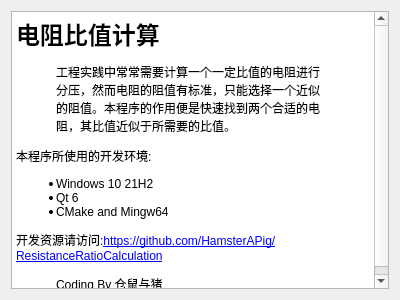
<?xml version="1.0" encoding="UTF-8"?>
<ui version="4.0">
 <class>About</class>
 <widget class="QDialog" name="About">
  <property name="geometry">
   <rect>
    <x>0</x>
    <y>0</y>
    <width>400</width>
    <height>300</height>
   </rect>
  </property>
  <property name="windowTitle">
   <string>关于</string>
  </property>
  <layout class="QGridLayout" name="gridLayout">
   <item row="0" column="0">
    <widget class="QTextEdit" name="textEdit">
     <property name="enabled">
      <bool>true</bool>
     </property>
     <property name="html">
      <string>&lt;!DOCTYPE HTML PUBLIC &quot;-//W3C//DTD HTML 4.0//EN&quot; &quot;http://www.w3.org/TR/REC-html40/strict.dtd&quot;&gt;
&lt;html&gt;&lt;head&gt;&lt;meta name=&quot;qrichtext&quot; content=&quot;1&quot; /&gt;&lt;meta charset=&quot;utf-8&quot; /&gt;&lt;style type=&quot;text/css&quot;&gt;
p, li { white-space: pre-wrap; }
&lt;/style&gt;&lt;/head&gt;&lt;body style=&quot; font-family:'Microsoft YaHei UI'; font-size:9pt; font-weight:400; font-style:normal;&quot;&gt;
&lt;h1 style=&quot; margin-top:18px; margin-bottom:12px; margin-left:0px; margin-right:0px; -qt-block-indent:0; text-indent:0px;&quot;&gt;&lt;a name=&quot;电阻比值计算&quot;&gt;&lt;/a&gt;&lt;span style=&quot; font-size:xx-large; font-weight:700;&quot;&gt;电&lt;/span&gt;&lt;span style=&quot; font-size:xx-large; font-weight:700;&quot;&gt;阻比值计算&lt;/span&gt;&lt;/h1&gt;
&lt;p style=&quot; margin-top:12px; margin-bottom:12px; margin-left:40px; margin-right:40px; -qt-block-indent:0; text-indent:0px;&quot;&gt;工程实践中常常需要计算一个一定比值的电阻进行分压，然而电阻的阻值有标准，只能选择一个近似的阻值。本程序的作用便是快速找到两个合适的电阻，其比值近似于所需要的比值。&lt;/p&gt;
&lt;p style=&quot; margin-top:12px; margin-bottom:12px; margin-left:0px; margin-right:0px; -qt-block-indent:0; text-indent:0px;&quot;&gt;本程序所使用的开发环境:&lt;/p&gt;
&lt;ul style=&quot;margin-top: 0px; margin-bottom: 0px; margin-left: 0px; margin-right: 0px; -qt-list-indent: 1;&quot;&gt;&lt;li style=&quot; margin-top:12px; margin-bottom:0px; margin-left:0px; margin-right:0px; -qt-block-indent:0; text-indent:0px;&quot;&gt;Windows 10 21H2&lt;/li&gt;
&lt;li style=&quot; margin-top:0px; margin-bottom:0px; margin-left:0px; margin-right:0px; -qt-block-indent:0; text-indent:0px;&quot;&gt;Qt 6&lt;/li&gt;
&lt;li style=&quot; margin-top:0px; margin-bottom:12px; margin-left:0px; margin-right:0px; -qt-block-indent:0; text-indent:0px;&quot;&gt;CMake and Mingw64&lt;/li&gt;&lt;/ul&gt;
&lt;p style=&quot; margin-top:12px; margin-bottom:12px; margin-left:0px; margin-right:0px; -qt-block-indent:0; text-indent:0px;&quot;&gt;开发资源请访问:&lt;a href=&quot;https://github.com/HamsterAPig/ResistanceRatioCalculation&quot;&gt;&lt;span style=&quot; text-decoration: underline; color:#0000ff;&quot;&gt;https://github.com/HamsterAPig/ResistanceRatioCalculation&lt;/span&gt;&lt;/a&gt;&lt;/p&gt;
&lt;p style=&quot; margin-top:12px; margin-bottom:12px; margin-left:40px; margin-right:40px; -qt-block-indent:0; text-indent:0px;&quot;&gt;Coding By 仓鼠与猪 &lt;/p&gt;&lt;/body&gt;&lt;/html&gt;</string>
     </property>
    </widget>
   </item>
  </layout>
 </widget>
 <resources/>
 <connections/>
</ui>
